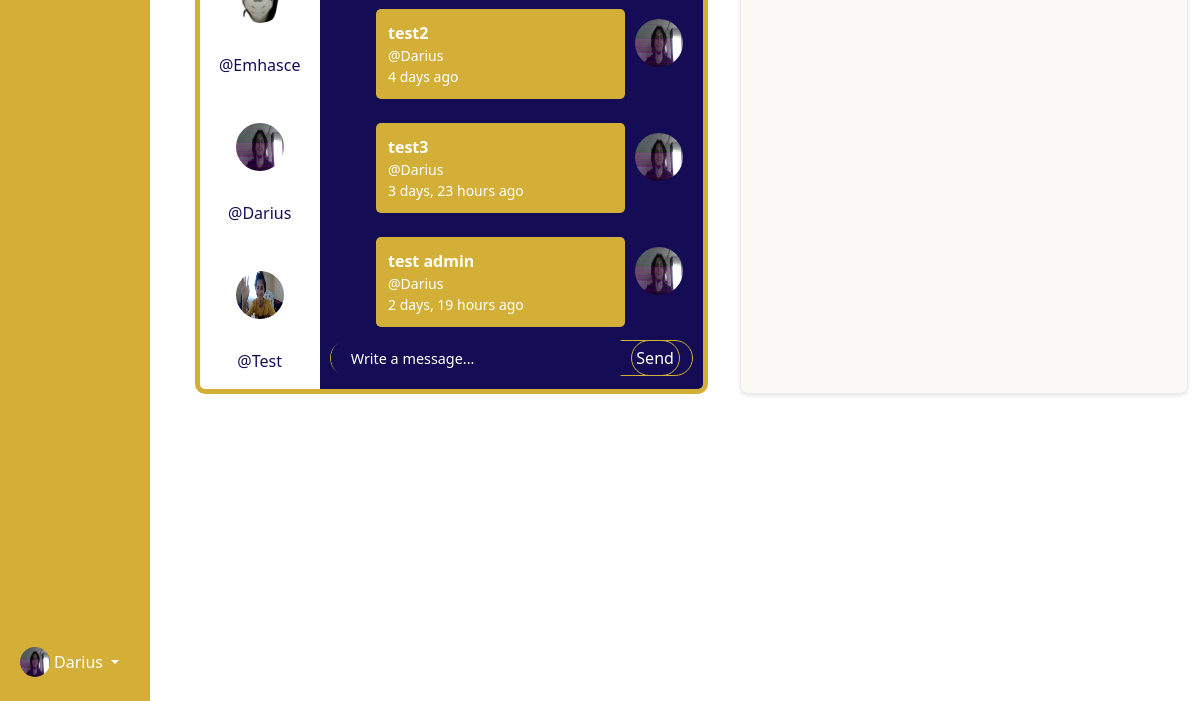
Before: /admin-home (signed in, lower part) with the older database file.
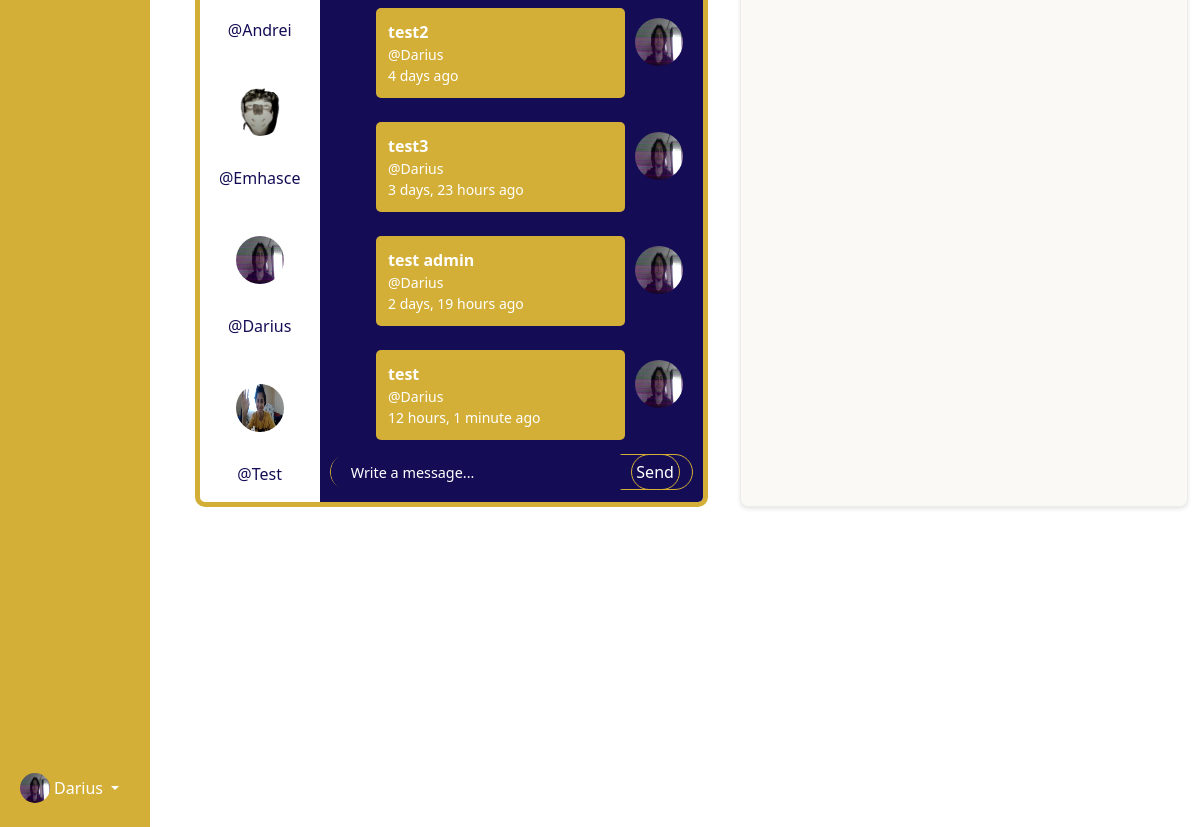
After: the same page with the newer database file.
### base/models.py (models this page shows, shortened)
class Profile(models.Model):
    user = models.OneToOneField(User, on_delete=models.CASCADE, null=True, blank=True)
    username = models.CharField(max_length=150, unique=True)
    password = models.CharField(max_length=128)
    email = models.EmailField()
    description = models.TextField(null=True, blank=True)
    photo = models.ImageField(upload_to='profile_photos/', null=True, blank=True)
    approved = models.BooleanField(default=False)

class Message(models.Model):
    author = models.ForeignKey(User, on_delete=models.CASCADE)
    body = models.CharField(max_length=300)
    created = models.DateTimeField(auto_now_add=True)
    class Meta:
        ordering = ['-created']

### base/views.py (the view, shortened to what this page needs)
@login_required(login_url='login')
def homeAdmin(request):
    if not request.user.is_superuser:
        return HttpResponseForbidden("You do not have permission to access this page.")
    form1 = TaskForm()
    profiles = Profile.objects.all()
    messages = Message.objects.all()
    form = MessageForm()
    tasks = Task.objects.all()
    users = User.objects.all()
    locations_data = []
    locations = Location.objects.all()
    for location in locations:
        event_count = location.event_set.count()  # numără evenimentele pentru locația curentă
        locations_data.append({
            'name': location.name,
            'event_count': event_count,
        })
    context = {
        'locations_data': json.dumps(locations_data),  # Trimite lista de locații și numărul de evenimente
        'users':users,
        'tasks':tasks,
        'form1':form1,
        'profiles': profiles,
        'messages': messages,
        'form': form,
        'hx_post_url': reverse('home-admin')
    }
    return render(request, 'base/home-admin.html', context)

### base/forms.py
class TaskForm(forms.ModelForm):
    class Meta:
        model = Task
        fields = ['title']
        labels = {
            'title': 'Task Nou',
        }

class MessageForm(forms.ModelForm):
    class Meta:
        model = Message
        fields = ['body']
        widgets ={
            'body': forms.TextInput(attrs={'placeholder': 'Write a message...', 'class': 'message-input', 'maxlength': '300', 'autofocus': True })
        }

### base/context_processors.py (called while the page is built)
def media_url(request):
    return {
        'MEDIA_URL': settings.MEDIA_URL
    }

### base/templates/base/home-admin.html (shortened to what this page needs)
{% extends 'main.html' %}
{% block content %}
<div class="container-fluid">
    <div class="row flex-nowrap">
<div class="col-auto col-md-2 px-sm-1 px-0" style="flex: 0 0 12.5%; max-width: 12.5%;">
                <div class="d-flex flex-column align-items-center align-items-sm-start px-3 pt-2 text-white min-vh-100">
                <div class="dropdown pb-4">
                    <a href="#" class="d-flex align-items-center text-white text-decoration-none dropdown-toggle"
                        id="dropdownUser1" data-bs-toggle="dropdown" aria-expanded="false">
                        <img src="{{ request.user.profile.photo.url }}" alt="hugenerd" width="30" height="30"
                            class="rounded-circle">
                        <span class="d-none d-sm-inline mx-1">{{ request.user.username }}</span>
                    </a>
                </div>
            </div>
        </div>
        <div class="col py-3">
            <div class="admin-dashboard">
                <div class="task-chat">
                    {% include 'base/chat.html' with profiles=profiles messages=messages %}
                <div class="task-data">
                    <div class="task-manager-container equal-height">
                    </div>
                </div>
                </div>
            </div>
        </div>
    </div>
</div>
{% endblock content %}

### base/templates/base/chat.html (shortened to what this page needs)
<div class="chat-container">
    <div class="profiles_list">
        {% for profile in profiles %}
        <div class="profile-item">
            <img src="{{ profile.photo.url }}" style="height:4vw;width:4vw;border-radius: 50px;" alt="Profile Picture">
            <p>@{{ profile.username }}</p>
        </div>
        {% endfor %}
    </div>
    <div class="chat-area" id=chat-area>
        <div class="message-area">
            <div id="messages" class="">
            {% for message in messages reversed %}
                {% include 'base/chat_message.html' %}
            {% endfor %}
        </div>
            <form method="post"
            hx-post="{{ hx_post_url }}"
            hx-target="#messages"
            hx-swap="beforeend"
            _="on htmx:afterRequest reset() me">
                {{ form.body }}
                <input class="submit" value="Send" type="submit" name="Submit" id="">
            </form>
        </div>
    </div>
</div>

### base/templates/base/chat_message.html (shortened to what this page needs)
<div class="message {% if request.user.username == message.author.profile.username %}author{% endif %}">
    {% if request.user.username == message.author.profile.username %}
            <div class="message-description">
                <strong>{{ message.body }}</strong>
                <small>@{{ message.author.profile.username }}</small>
                <small> {{ message.created|timesince }} ago</small>
            </div>
            <img src="{{ message.author.profile.photo.url }}" alt="Profile Picture">
        {% endif %}
    </div>

Changed rows visible on the page:
now on this page (row unchanged): Profile: username "Andrei"
added Message: body "test", author.profile.username "Darius", created "12 hours, 1 minute", author.profile.photo (picture)
